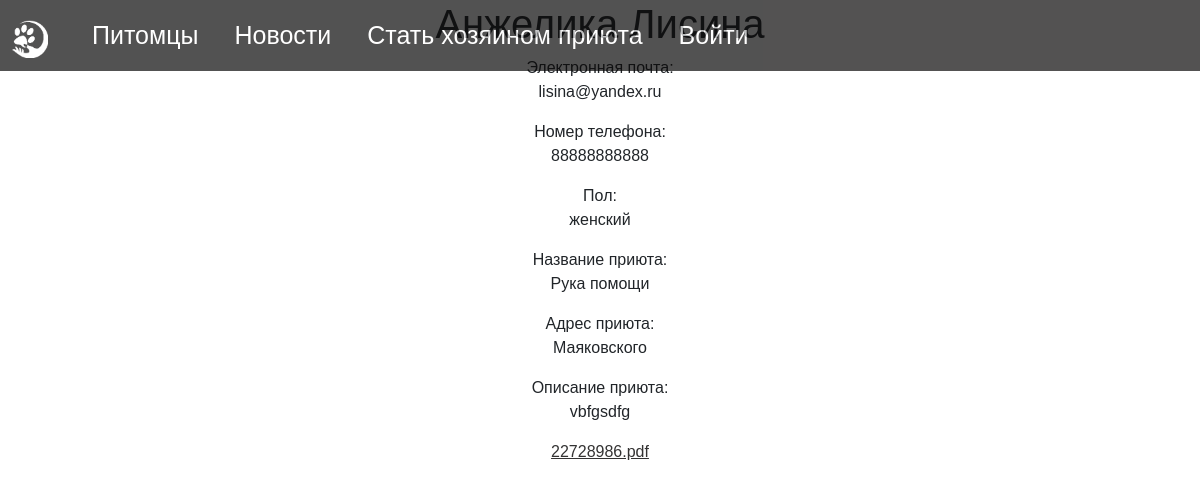
Page /owner/read/6/ on the committed database.
### Shelter/models.py (models this page shows, shortened)
class OwnerApplication(models.Model):
    name = models.CharField(max_length=200, verbose_name='Имя')
    surname = models.CharField(max_length=200, verbose_name='Фамилия')
    email = models.EmailField(max_length=200, verbose_name='Электронная почта')
    phoneNum = models.CharField(max_length=17, verbose_name='Номер телефона')
    SEX_CHOICES = (
        ('male', "мужской"),
        ('female', "женский"),
    )
    sex = models.CharField(max_length=10, verbose_name="пол", choices=SEX_CHOICES, default='женский')
    title_shelter = models.CharField(max_length=200, verbose_name='Название приюта', default='')
    address_shelter = models.CharField(max_length=200, verbose_name='Адрес приюта', default='')
    description_shelter = models.TextField(default='', blank=True, verbose_name='Описание приюта')
    STATUS_CHOICES = (
        ('accepted', "принята"),
        ('sent', "отправлена"),
    )
    status = models.CharField(max_length=15, verbose_name="Статус", choices=STATUS_CHOICES, default="sent")

class Files(models.Model):
    file = models.FileField(upload_to=user_directory_path, default='files/profile_image.jpg', verbose_name='Файлы')
    o_application = models.ForeignKey(OwnerApplication, blank=True, null=True, on_delete=models.CASCADE)
    class Meta:
        verbose_name = "Файлы"
        verbose_name_plural = "Файлы"
    def get_name(self):
        return self.file.name.split("/")[-1].split("_")[-1]

### Shelter/application_owner_view.py (the view)
# urls.py: path('owner/read/<int:id>/', application_owner_view.read_application_owner),
def read_application_owner(request, id):
    try:
        application = OwnerApplication.objects.get(id=id)
        files = Files.objects.filter(o_application=application).all()
        data = {
            'application': application,
            'files': files
        }
        return render(request, 'detail_view_owner_application.html', data)
    except OwnerApplication.DoesNotExist:
        return HttpResponseNotFound("<h2>Person not found</h2>")

### templates/detail_view_owner_application.html
{% extends 'base.html' %}
{% load crispy_forms_filters %}
{% block content %}
    {% include "includes/navbar.html" %}
        <h1>{{ application.name }} {{ application.surname }}</h1>
        Электронная почта: <p>{{ application.email }}</p>
        Номер телефона: <p>{{ application.phoneNum }}</p>
        Пол: <p>{{ application.get_sex_display }}</p>
        Название приюта: <p>{{ application.title_shelter }}</p>
        Адрес приюта: <p>{{ application.address_shelter }}</p>
        Описание приюта: <p>{{ application.description_shelter }}</p>
        {% for f in files %}
            <p><a href="/download/{{ f.id }}" download>{{ f.get_name }}</a></p>
        {% endfor %}
{% endblock %}

### static/css/style.css (style rules this page uses)
body { height: 130vh; margin: auto; width: 100%; overflow-x: hidden; font-family: 'Laptev_Brush', sans-serif; background: #ffffff; display: flex; flex-direction: column; align-items: center; position: relative; }
a { color: #343333; }

### rows in the picture
OwnerApplication: email "lisina@yandex.ru", phoneNum "88888888888", sex "женский", title_shelter "Рука помощи", address_shelter "Маяковского", description_shelter "vbfgsdfg"
Files: get_name "22728986.pdf"
